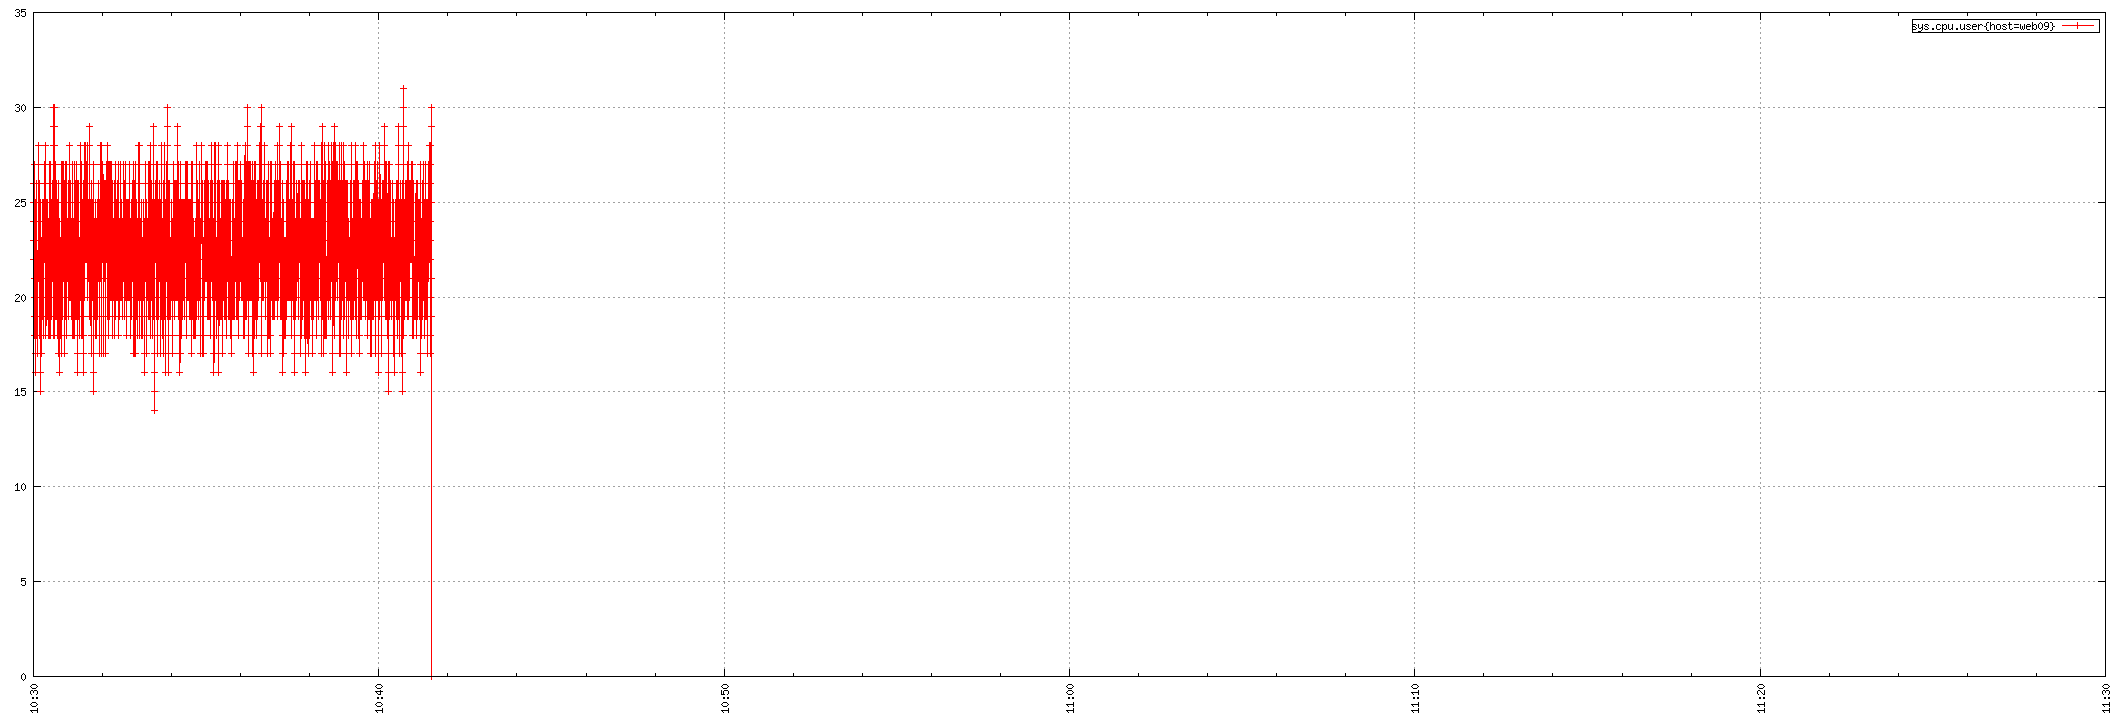

This figure's gnuplot source:
set term png small size 2124,720
set xdata time
set timefmt "%s"
if (GPVAL_VERSION < 4.6) set xtics rotate; else set xtics rotate right
set output "${TMPDIR-'tmp'}/tsd/319a20a4.png"
set xrange ["1673778600":"1673782200"]
set format x "%H:%M"
set grid
set style data linespoint
set key right box
set yrange [0:]
plot  "${TMPDIR-'tmp'}/tsd/319a20a4_0.dat" using 1:2 title "sys.cpu.user{host=web09}"
